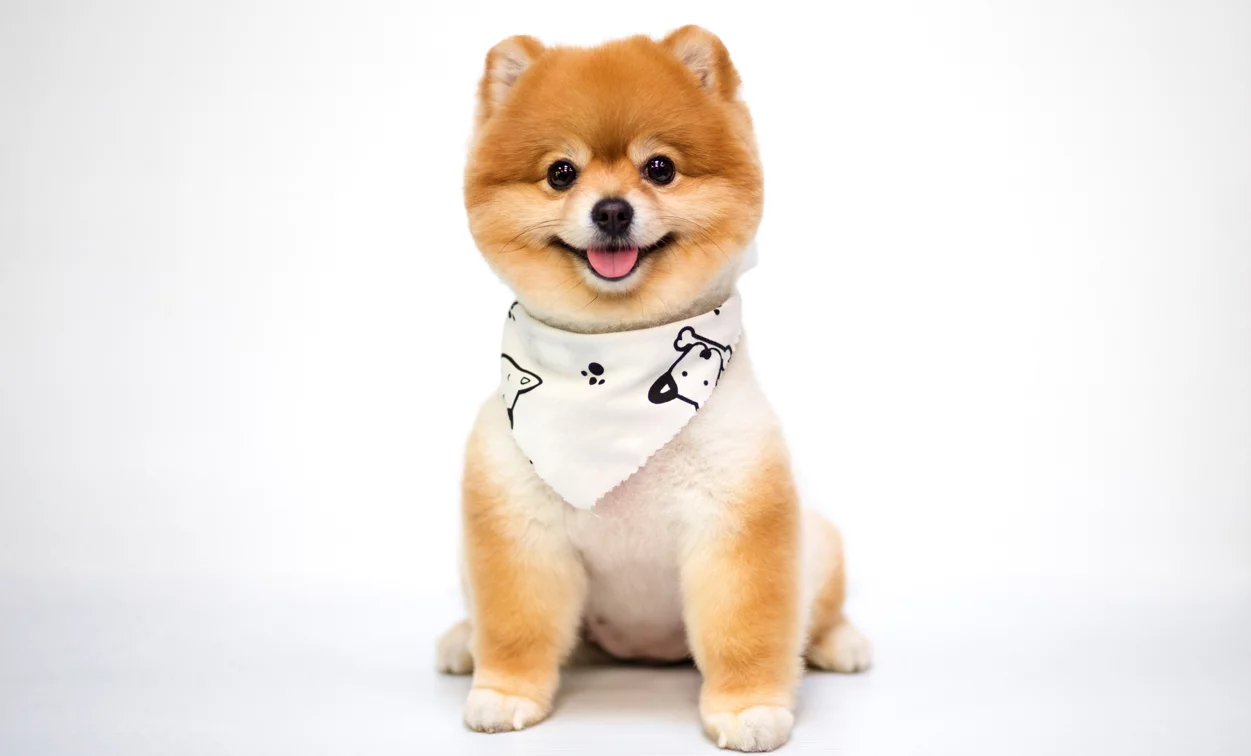
#> input picture testImg2.png, 1251 x 756 px
$ python ex1_main.py   (older library calls are emulated)
#> lines starting #> are read from the running program, lines starting #| are printed output that depends on the picture; long printed decimals are rounded
### ex1_utils.py
"""
        '########:'##::::'##::::'##:::
         ##.....::. ##::'##:::'####:::
         ##::::::::. ##'##::::.. ##:::
         ######:::::. ###::::::: ##:::
         ##...:::::: ## ##:::::: ##:::
         ##:::::::: ##:. ##::::: ##:::
         ########: ##:::. ##::'######:
        ........::..:::::..:::......::
"""
import math
from typing import List
import cv2
import matplotlib.pyplot as plt
import numpy as np
from sklearn.metrics import mean_squared_error as MSE
# from sklearn.cluster import KMeans

LOAD_GRAY_SCALE = 1
LOAD_RGB = 2

chromatic_comp_mat = np.matrix([[0.299, 0.587, 0.144], [0.596, -0.275, -0.321], [0.212, -0.523, 0.311]])


def myID() -> np.int:
    """
    Return my ID (not the friend's ID I copied from)
    :return: int
    """
    return 214423147


def imReadAndConvert(filename: str, representation: int) -> np.ndarray:
    """
    Reads an image, and returns the image converted as requested
    :param filename: The path to the image
    :param representation: GRAY_SCALE or RGB
    :return: The image object
    """
    img = cv2.imread(filename)
    if img is None:
        raise Exception("The file you provided isn't exist, pls try different file path")
    if representation == 1:
        img = cv2.cvtColor(img, cv2.COLOR_BGRA2GRAY)
    elif representation == 2:
        img = cv2.cvtColor(img, cv2.COLOR_BGRA2RGB)
    img_arr = img.astype(float)
    norm_img_arr = img_arr / 255
    return norm_img_arr


def imDisplay(filename: str, representation: int):
    """
    Reads an image as RGB or GRAY_SCALE and displays it
    :param filename: The path to the image
    :param representation: GRAY_SCALE or RGB
    :return: None
    """
    img_arr = imReadAndConvert(filename, representation)

    # Checking if the provided image is a gray image
    if representation == 1:
        plt.imshow(img_arr, cmap='gray')
        plt.show()
    # Checking if the provided image is a RGB image
    elif representation == 2:
        plt.imshow(img_arr)
        plt.show()


def transformRGB2YIQ(imgRGB: np.ndarray) -> np.ndarray:
    """
    Converts an RGB image to YIQ color space
    :param imgRGB: An Image in RGB
    :return: A YIQ in image color space
    """
    if len(imgRGB.shape) == 2:
        return
    # Use np.einsum() to perform matrix multiplication without flattening and reshaping
    imgYIQ = np.einsum('ijk,lk->ijl', imgRGB, chromatic_comp_mat)
    # Display the output image
    # Return the output image
    return imgYIQ


# [13 lines left out: function transformYIQ2RGB, not called in this run]


def hsitogramEqualize(imgOrig: np.ndarray) -> (np.ndarray, np.ndarray, np.ndarray):
    """
    Equalizes the histogram of an image
    :param imgOrig: Original Histogram
    :return: (imgEq,histOrg,histEQ)
    """
    Origimg = Color_Or_Gray_Image(imgOrig)
    YIQimg = transformRGB2YIQ(imgOrig)

    # stretching the original image because the original image is between the range [0,1]
    stretched_imgOrg = cv2.normalize(Origimg, None, 0, 255, cv2.NORM_MINMAX).astype('uint8')
    # calculating the histogram of the original image with 256 bins and take the first argument([0]) that is the data
    hist_imgOrg = np.histogram(stretched_imgOrg, bins=256)[0]
    # calculating the cumulative sum of the original image and normalize it
    CumSum_imgOrig = np.cumsum(hist_imgOrg)
    norm_CumSum_imgOrg = CumSum_imgOrig / (CumSum_imgOrig.max())
    # calculating the look up table for each intensity in the normalized cumulative sum and multiply it by 255
    # so the range be between [0,255]
    LUT = np.ceil(norm_CumSum_imgOrg * 255)
    # changing the old colors by the new colors in the look up table
    imgEq = stretched_imgOrg.copy()
    for color in range(256):
        imgEq[stretched_imgOrg == color] = LUT[color]
    # normalize the equalized image and create histogram for it
    # imgEq = imgEq/imgEq.max()
    hist_imgEq = np.histogram(imgEq, bins=256)[0]
    # if the original image was colored so we need to turn it back to RGB as we worked on the Y channel
    imgEq = imgEq / imgEq.max()
    if len(imgOrig) == 3:
        YIQimg[:, :, 0] = imgEq
        imgEq = transformYIQ2RGB(YIQimg)

    return imgEq, hist_imgOrg, hist_imgEq


def quantizeImage(imOrig: np.ndarray, nQuant: int, nIter: int) -> (List[np.ndarray], List[float]):
    """
    Quantized an image in to **nQuant** colors
    :param imOrig: The original image (RGB or Gray scale)
    :param nQuant: Number of colors to quantize the image to
    :param nIter: Number of optimization loops
    :return: (List[qImage_i],List[error_i])
    """
    # List of the quantized image in each iteration.
    qImage = []
    # List of the MSE error in each iteration.
    error = []
    # The borders which divide the histograms into segments, size of z = nQuant+1.
    z = []
    Origimg = Color_Or_Gray_Image(imOrig)
    YIQimg = transformRGB2YIQ(imOrig)

    # stretching the original image because the original image is between the range [0,1]
    stretched_imgOrg = cv2.normalize(Origimg, None, 0, 255, cv2.NORM_MINMAX).astype('uint8')
    copy_img = stretched_imgOrg.copy()
    imgOrig_hist = np.histogram(stretched_imgOrg.flatten(), bins=256)[0]
    # Computing the cumulative sum for the image for finding the first boundaries
    imgCumSum = np.cumsum(imgOrig_hist)
    z.append(0)
    # first boundary will be the number of pixels dividing by nQuant as writing in assignment PDF that we need to set
    # initial segment division
    Quant = imgCumSum[-1] / nQuant
    # setting the rest of the boundaries
    for boundary in range(1, nQuant):
        z.append(np.where(imgCumSum >= boundary * Quant)[0][0])
    z.append(255)

    for iteration in range(nIter):
        # The values that each of the segments’ intensities will map to.
        q = []
        # calculating mean for each segment(q)
        for i in range(nQuant):
            mean = np.mean(stretched_imgOrg[(stretched_imgOrg > z[i]) & (stretched_imgOrg <= z[i + 1])])
            q.append(mean)

        # Create the quantize image
        Quantimg = np.zeros_like(copy_img)
        for i in range(nQuant):
            Quantimg[(stretched_imgOrg > z[i]) & (stretched_imgOrg <= z[i + 1])] = q[i]

        # Calculating new values(fixed values) for z
        z.clear()
        z.append(0)
        for i in range(len(q) - 1):
            z.append(int((q[i] + q[i + 1]) / 2))
        z.append(255)
        MSE_error = MSE(Origimg * 255, Quantimg)
        error.append(MSE_error)
        if iteration > 5:
            if check_MSE_convergence(error, math.pow(10, -5)):
                break
        qImage.append(Quantimg / 255.0)
    # if the image is colored so we need to convert it back to RGB since we worked on the Y channel
    if len(imOrig) == 3:
        for i in range(len(qImage)):
            YIQimg[:, :, 0] = qImage[i]
            qImage[i] = transformYIQ2RGB(YIQimg)

    return qImage, error


def check_MSE_convergence(MSE_list: list, tolerance: float) -> bool:
    # checking if the difference between the last 10 numbers is less than 10^-5
    for i in range(-6, -1):
        if (MSE_list[i] - MSE_list[i + 1]) > tolerance:
            return False
    return True

def Color_Or_Gray_Image(img: np.ndarray) -> np.ndarray:
    img_len = len(img.shape)

    # imgOrig is a RGB image
    if img_len == 3:
        # transform the image to YIQ image and taking only the Y channel.
        return transformRGB2YIQ(img)[:, :, 0]
    # imgOrig is a grayscale image
    elif img_len == 2:
        # if the image is already RGB image so we leave it like that
        return img

# Kmeans implementation for image quantization
# def quantizeImage(img, num_colors, num_iterations):
#     # Flatten the image into a 2D array of pixels
#     pixels = img.reshape((-1, 3))
#
#     # Perform K-means clustering to determine the centroids of the color clusters
#     kmeans = KMeans(n_clusters=num_colors, max_iter=num_iterations).fit(pixels)
#     centroid_colors = kmeans.cluster_centers_
#
#     # Quantize the image by replacing each pixel with the nearest centroid color
#     quantized_pixels = np.zeros_like(pixels)
#     for i in range(num_colors):
#         quantized_pixels[kmeans.labels_ == i] = centroid_colors[i]
#
#     # Reshape the quantized pixel array back into an image
#     quantized_img = quantized_pixels.reshape(img.shape)
#
#     # Compute the mean squared error between the original and quantized images
#     mse = np.mean((img - quantized_img) ** 2)
#
#     # Return the quantized image and the MSE
#     return [quantized_img], [mse]

### gamma.py
"""
        '########:'##::::'##::::'##:::
         ##.....::. ##::'##:::'####:::
         ##::::::::. ##'##::::.. ##:::
         ######:::::. ###::::::: ##:::
         ##...:::::: ## ##:::::: ##:::
         ##:::::::: ##:. ##::::: ##:::
         ########: ##:::. ##::'######:
        ........::..:::::..:::......::
"""
import sys
import numpy as np
from ex1_utils import imReadAndConvert
from ex1_utils import LOAD_GRAY_SCALE
import cv2
from cv2 import createTrackbar

slider_max_val = 200
window_name = "Gamma Correction GUI presentation"


def gammaDisplay(img_path: str, rep: int):
    """
    GUI for gamma correction
    :param img_path: Path to the image
    :param rep: grayscale(1) or RGB(2)
    :return: None
    """
    global img
    img = imReadAndConvert(img_path, rep)
    cv2.namedWindow(window_name, cv2.WINDOW_NORMAL)
    trackbar_name = f"Gamma "
    createTrackbar(trackbar_name, window_name, 50, slider_max_val, on_trackbar)
    cv2.waitKey()
    cv2.destroyAllWindows()
    sys.exit()

# [4 lines left out: function on_trackbar, not called in this run]

def main():
    gammaDisplay('bac_con.png', LOAD_GRAY_SCALE)


# [2 lines that do not run on import are left out]

### ex1_main.py
from ex1_utils import *
from gamma import gammaDisplay
import numpy as np
import matplotlib.pyplot as plt
import time
import warnings
warnings.filterwarnings("ignore")

def histEqDemo(img_path: str, rep: int):
    img = imReadAndConvert(img_path, rep)
    imgeq, histOrg, histEq = hsitogramEqualize(img)

    # Display cumsum
    cumsum = np.cumsum(histOrg)
    cumsumEq = np.cumsum(histEq)
    plt.gray()
    plt.plot(range(256), cumsum, 'r')
    plt.plot(range(256), cumsumEq, 'g')

    # Display the images
    plt.figure()
    plt.imshow(img)

    plt.figure()
    plt.imshow(imgeq)
    plt.show()


def quantDemo(img_path: str, rep: int):
    img = imReadAndConvert(img_path, rep)
    st = time.time()

    img_lst, err_lst = quantizeImage(img, 3, 20)

    print("Time:%.2f" % (time.time() - st))
    print("Error 0:\t %f" % err_lst[0])
    print("Error last:\t %f" % err_lst[-1])

    plt.gray()
    plt.imshow(img_lst[0])
    plt.figure()
    plt.imshow(img_lst[-1])

    plt.figure()
    plt.plot(err_lst, 'r')
    plt.show()


def main():
    # images = ['beach.jpg', 'bac_con.png', 'water_bear.png', 'dark.jpg', 'testImg1.jpg', 'testImg2.png']
    # images = ['testImg1.jpg', 'testImg2.png']
    # for img_path in images:
        print("ID:", myID())
        img_path = 'testImg2.png'

        # Basic read and display
        imDisplay(img_path, LOAD_GRAY_SCALE)
#> in imReadAndConvert, img is the input picture: shape (756, 1251, 3); mean B, G, R 224.3, 231, 239
        imDisplay(img_path, LOAD_RGB)

        # # Convert Color spaces
        img = imReadAndConvert(img_path, LOAD_RGB)
        yiq_img = transformRGB2YIQ(img)
#> in transformRGB2YIQ, `imgYIQ = np.einsum('ijk,lk->ijl', imgRGB, chromatic_comp_mat)`:
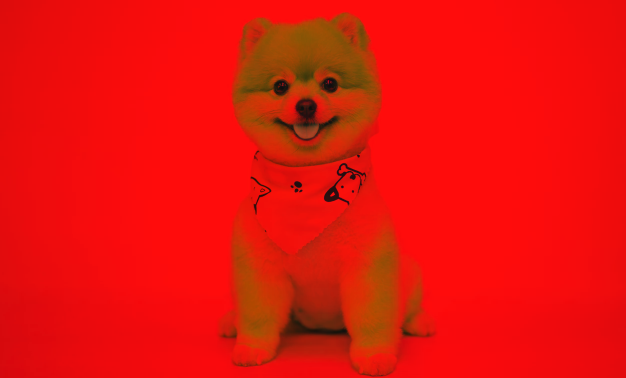
#> imgYIQ: shape (756, 1251, 3) float64 (shown at 1/2 size); mean R, G, B 0.939, 0.0272, -0.00161; drawn with min black and max white
        f, ax = plt.subplots(1, 2)
        ax[0].imshow(img)
        ax[1].imshow(yiq_img)
        plt.show()
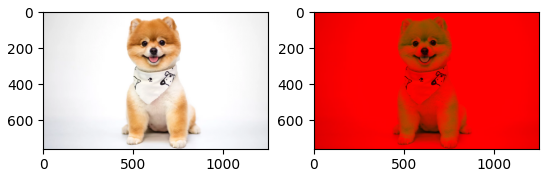
#> figure drawn by matplotlib, 2 panels

        # # Image histEq
        histEqDemo(img_path, LOAD_GRAY_SCALE)
#> in hsitogramEqualize, `hist_imgOrg = np.histogram(stretched_imgOrg, bins=256)[0]`: hist_imgOrg = 256 values, max 216467 at index 255, min 12 at index 0, mean 3694.4
#> in hsitogramEqualize, `CumSum_imgOrig = np.cumsum(hist_imgOrg)`: CumSum_imgOrig = 256 values from 12 to 945756
#> in hsitogramEqualize, `norm_CumSum_imgOrg = CumSum_imgOrig / (CumSum_imgOrig.max())`: norm_CumSum_imgOrg = 256 values from 1.27e-05 to 1
#> in hsitogramEqualize, `LUT = np.ceil(norm_CumSum_imgOrg * 255)`: LUT = 256 values from 1 to 255
#> after the loop in hsitogramEqualize, `for color in range(256):`:
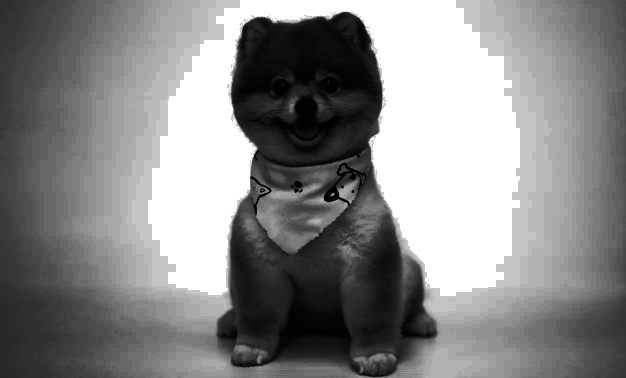
#> imgEq: shape (756, 1251) (shown at 1/2 size); min 1, max 255, mean 136.4
#> in hsitogramEqualize, `hist_imgEq = np.histogram(imgEq, bins=256)[0]`: hist_imgEq = 256 values, max 216467 at index 255, min 0 at index 49, mean 3694.4
#> in histEqDemo, `imgeq, histOrg, histEq = hsitogramEqualize(img)`: histOrg has the same summary as hist_imgOrg in hsitogramEqualize; histEq has the same summary as hist_imgEq in hsitogramEqualize
#> in histEqDemo, `cumsum = np.cumsum(histOrg)`: cumsum = 256 values from 12 to 945756
#> in histEqDemo, `cumsumEq = np.cumsum(histEq)`: cumsumEq = 256 values from 3603 to 945756
#> in histEqDemo, `plt.show()`:
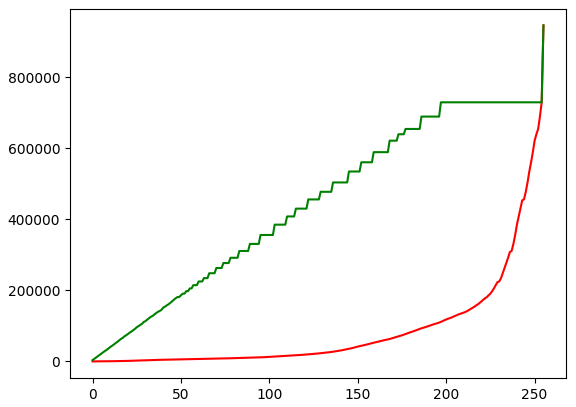
#> figure drawn by matplotlib, 1 panel; curve peaks at x = 255, y = 945756; curve peaks at x = 255, y = 945756
        histEqDemo(img_path, LOAD_RGB)
        #
        # # Image Quantization
        quantDemo(img_path, LOAD_GRAY_SCALE)
#> in quantizeImage, `imgOrig_hist = np.histogram(stretched_imgOrg.flatten(), bins=256)[0]`: imgOrig_hist has the same summary as hist_imgOrg in hsitogramEqualize
#> in quantizeImage, `imgCumSum = np.cumsum(imgOrig_hist)`: imgCumSum = 256 values from 12 to 945756
#> in quantizeImage, `Quant = imgCumSum[-1] / nQuant`: Quant = 315252
#> after the loop in quantizeImage, `for boundary in range(1, nQuant):`: z = [0, 238, 251]
#> the loop in quantizeImage, `for iteration in range(nIter):` made 20 passes
#> MSE_error on passes 1 to 8: 676.9, 394.6, 288.9, 255.5, 244.4, 237.2, 230, 225.5
#> after the loop in quantizeImage, `for iteration in range(nIter):`:
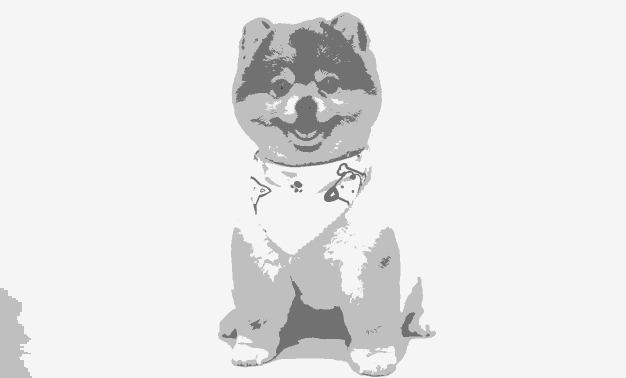
#> Quantimg: shape (756, 1251) (shown at 1/2 size); min 0, max 245, mean 231.8
#> after the loop in quantizeImage, `for iteration in range(nIter):`: error = [676.9, 394.6, 288.9, 255.5, 244.4, 237.2, 230, 225.5, 222.7, 217.4, 211.6, 208.1, 204.9, 202.2, 200.2, 198.6, 197.5, 196.8, 196.2, 195.7]; qImage = 20 items; z = [0, 152, 218, 255]
#> in quantDemo, `img_lst, err_lst = quantizeImage(img, 3, 20)`: img_lst = 20 items; err_lst has the same summary as error in quantizeImage
#| Error 0:	 676.886
#| Error last:	 195.739
#> in quantDemo, `plt.show()`:
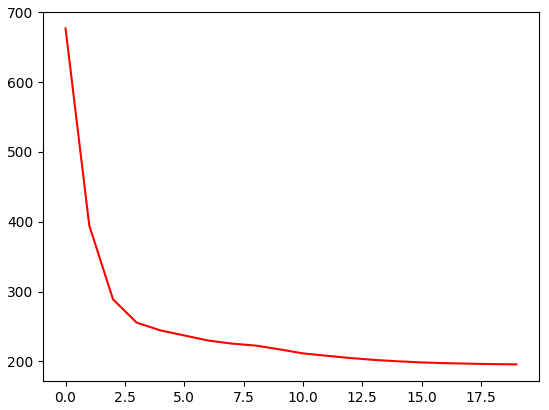
#> figure drawn by matplotlib, 1 panel; curve peaks at x = 0, y = 676.9
        quantDemo(img_path, LOAD_RGB)
#> call 2 of quantDemo, with img_path = 'testImg2.png', rep = 2
#> the loop in quantizeImage (call 2), `for iteration in range(nIter):` made 20 passes
#> MSE_error on passes 1 to 8: 783.1, 475.7, 375.1, 339.5, 319.5, 315.7, 314.6, 301.7
#> in quantDemo (call 2), `img_lst, err_lst = quantizeImage(img, 3, 20)`: err_lst = [783.1, 475.7, 375.1, 339.5, 319.5, 315.7, 314.6, 301.7, 300.3, 292.1, 295.2, 285.5, 278.1, 283.3, 275.1, 269.8, 266.7, 277.8, 273.4, 272.3]
#| Error 0:	 783.086
#| Error last:	 272.297
#> in quantDemo (call 2), `plt.show()`:
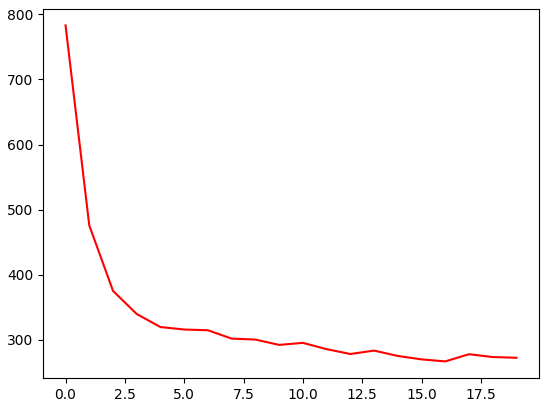
#> figure drawn by matplotlib, 1 panel; curve peaks at x = 0, y = 783.1
        #
        # # Gamma
        gammaDisplay(img_path, LOAD_GRAY_SCALE)


if __name__ == '__main__':
    main()
#> (the program exits here)
